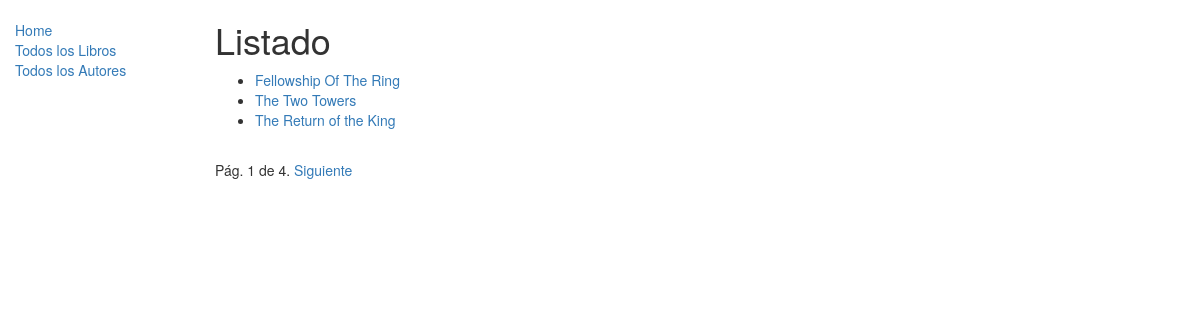
Screenshot of /catalogo/books/ with the database file from the repository.
### catalogo/models.py (models this page shows, shortened)
class Book(models.Model):
    title = models.CharField(max_length=200)
    author = models.ForeignKey(Author,on_delete=models.SET_NULL,null=True)
    description = models.TextField(max_length=1000)
    isbn = models.CharField('ISBN',max_length=13,help_text='help_text=13 Caracteres <a href="https://www.isbn-international.org/content/what-isbn">ISBN number</a>')
    genre = models.ManyToManyField(Genre)
    lenguage = models.ForeignKey(Language,on_delete=models.SET_NULL,null=True)
    def show_genre(self):
        return ', '.join([genre.name for genre in self.genre.all() [:2]])
    show_genre.short_description = 'Genre/s'
    class Meta:
        ordering = ['id']

### catalogo/views.py (the view)
# urls.py: path('books/',views.BookListView.as_view(),name='books'),
class BookListView(generic.ListView):
    model = Book
    paginate_by = 3
    context_object_name = 'books'
    queryset = Book.objects.all()
    template_name = 'books.html'

### catalogo/templates/books.html
{% extends "base.html" %}
{% block content %}
    <h1>Listado</h1>
    {% if books %}
        <ul>
            {% for book in books %}
            <li>
                <a href="{% url 'book' book.id %}">{{ book.title }}</a>
            </li>
            {% endfor %}
        </ul>
        {% else %}
            <p>Oops! No tenemos autores (? xd</p>
    {% endif %}
{% endblock %}

### rows the page displays
Book: title "Fellowship Of The Ring"
Book: title "The Two Towers"
Book: title "The Return of the King"

### other values shown
{{ page_obj.number }} "1"
{{ page_obj.paginator.num_pages }} "4"
